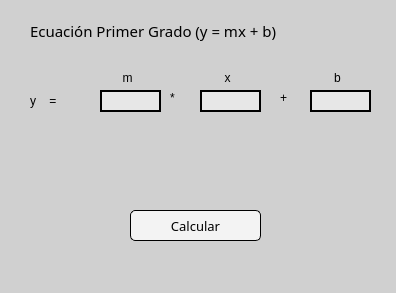
<?xml version="1.0" encoding="UTF-8"?>
<ui version="4.0">
 <class>MainWindow</class>
 <widget class="QMainWindow" name="MainWindow">
  <property name="geometry">
   <rect>
    <x>0</x>
    <y>0</y>
    <width>396</width>
    <height>293</height>
   </rect>
  </property>
  <property name="windowTitle">
   <string>MainWindow</string>
  </property>
  <property name="styleSheet">
   <string notr="true">background-color: rgb(208, 208, 208);</string>
  </property>
  <widget class="QWidget" name="centralwidget">
   <widget class="QLineEdit" name="txt_m">
    <property name="geometry">
     <rect>
      <x>100</x>
      <y>90</y>
      <width>61</width>
      <height>22</height>
     </rect>
    </property>
    <property name="styleSheet">
     <string notr="true">background-color: rgb(255, 255, 255, 0.5);
border: 2px solid black;
</string>
    </property>
   </widget>
   <widget class="QLabel" name="label">
    <property name="geometry">
     <rect>
      <x>30</x>
      <y>20</y>
      <width>291</width>
      <height>21</height>
     </rect>
    </property>
    <property name="font">
     <font>
      <family>Myanmar Text</family>
      <pointsize>11</pointsize>
      <weight>9</weight>
      <italic>false</italic>
      <bold>false</bold>
     </font>
    </property>
    <property name="autoFillBackground">
     <bool>false</bool>
    </property>
    <property name="styleSheet">
     <string notr="true">font: 75 11pt &quot;Myanmar Text&quot;;</string>
    </property>
    <property name="text">
     <string>Ecuación Primer Grado (y = mx + b)</string>
    </property>
   </widget>
   <widget class="QLabel" name="label_2">
    <property name="geometry">
     <rect>
      <x>100</x>
      <y>70</y>
      <width>55</width>
      <height>16</height>
     </rect>
    </property>
    <property name="text">
     <string>m</string>
    </property>
    <property name="alignment">
     <set>Qt::AlignCenter</set>
    </property>
   </widget>
   <widget class="QLabel" name="label_3">
    <property name="geometry">
     <rect>
      <x>30</x>
      <y>90</y>
      <width>55</width>
      <height>21</height>
     </rect>
    </property>
    <property name="styleSheet">
     <string notr="true">font: 10pt &quot;Segoe UI Semilight&quot;;</string>
    </property>
    <property name="text">
     <string>y    =</string>
    </property>
   </widget>
   <widget class="QLabel" name="label_4">
    <property name="geometry">
     <rect>
      <x>200</x>
      <y>70</y>
      <width>55</width>
      <height>16</height>
     </rect>
    </property>
    <property name="text">
     <string>x</string>
    </property>
    <property name="alignment">
     <set>Qt::AlignCenter</set>
    </property>
   </widget>
   <widget class="QLineEdit" name="txt_x">
    <property name="geometry">
     <rect>
      <x>200</x>
      <y>90</y>
      <width>61</width>
      <height>22</height>
     </rect>
    </property>
    <property name="styleSheet">
     <string notr="true">background-color: rgb(255, 255, 255, 0.5);
border: 2px solid black;
</string>
    </property>
   </widget>
   <widget class="QLabel" name="label_5">
    <property name="geometry">
     <rect>
      <x>310</x>
      <y>70</y>
      <width>55</width>
      <height>16</height>
     </rect>
    </property>
    <property name="text">
     <string>b</string>
    </property>
    <property name="alignment">
     <set>Qt::AlignCenter</set>
    </property>
   </widget>
   <widget class="QLineEdit" name="txt_b">
    <property name="geometry">
     <rect>
      <x>310</x>
      <y>90</y>
      <width>61</width>
      <height>22</height>
     </rect>
    </property>
    <property name="styleSheet">
     <string notr="true">background-color: rgb(255, 255, 255, 0.5);
border: 2px solid black;
</string>
    </property>
   </widget>
   <widget class="QLabel" name="label_6">
    <property name="geometry">
     <rect>
      <x>170</x>
      <y>90</y>
      <width>16</width>
      <height>16</height>
     </rect>
    </property>
    <property name="text">
     <string>*</string>
    </property>
   </widget>
   <widget class="QLabel" name="label_7">
    <property name="geometry">
     <rect>
      <x>280</x>
      <y>90</y>
      <width>16</width>
      <height>16</height>
     </rect>
    </property>
    <property name="text">
     <string>+</string>
    </property>
   </widget>
   <widget class="QPushButton" name="btn_calcular">
    <property name="geometry">
     <rect>
      <x>130</x>
      <y>210</y>
      <width>131</width>
      <height>31</height>
     </rect>
    </property>
    <property name="font">
     <font>
      <family>Segoe UI Semilight</family>
      <pointsize>10</pointsize>
      <weight>50</weight>
      <italic>false</italic>
      <bold>false</bold>
     </font>
    </property>
    <property name="styleSheet">
     <string notr="true">font: 10pt &quot;Segoe UI Semilight&quot;;
background-color: rgb(255, 255, 255, 0.75);
border: 1px solid;
border-radius: 5px;</string>
    </property>
    <property name="text">
     <string>Calcular</string>
    </property>
   </widget>
   <widget class="QLabel" name="label_resultado">
    <property name="geometry">
     <rect>
      <x>40</x>
      <y>150</y>
      <width>311</width>
      <height>41</height>
     </rect>
    </property>
    <property name="styleSheet">
     <string notr="true">font: 10pt &quot;Segoe UI Semilight&quot;;</string>
    </property>
    <property name="text">
     <string/>
    </property>
    <property name="alignment">
     <set>Qt::AlignCenter</set>
    </property>
   </widget>
  </widget>
  <widget class="QMenuBar" name="menubar">
   <property name="geometry">
    <rect>
     <x>0</x>
     <y>0</y>
     <width>396</width>
     <height>26</height>
    </rect>
   </property>
  </widget>
  <widget class="QStatusBar" name="statusbar"/>
 </widget>
 <resources/>
 <connections/>
</ui>
